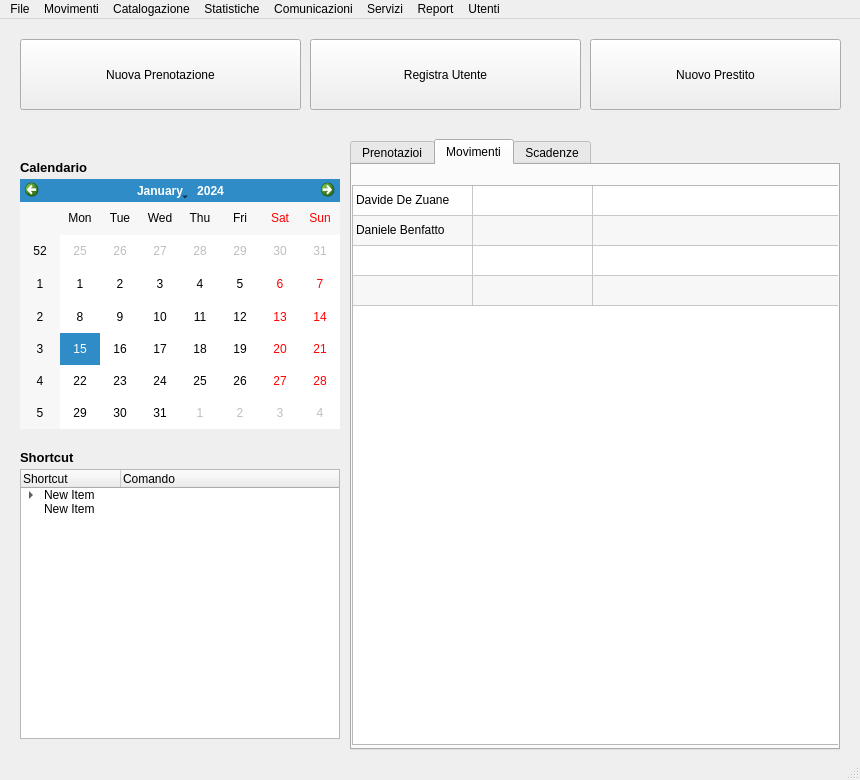
<?xml version="1.0" encoding="UTF-8"?>
<ui version="4.0">
 <class>Home</class>
 <widget class="QMainWindow" name="Home">
  <property name="geometry">
   <rect>
    <x>0</x>
    <y>0</y>
    <width>860</width>
    <height>780</height>
   </rect>
  </property>
  <property name="minimumSize">
   <size>
    <width>860</width>
    <height>780</height>
   </size>
  </property>
  <property name="maximumSize">
   <size>
    <width>860</width>
    <height>780</height>
   </size>
  </property>
  <property name="windowTitle">
   <string>MainWindow</string>
  </property>
  <widget class="QWidget" name="centralwidget">
   <widget class="QPushButton" name="new_service_reservation_button">
    <property name="geometry">
     <rect>
      <x>20</x>
      <y>20</y>
      <width>281</width>
      <height>71</height>
     </rect>
    </property>
    <property name="text">
     <string>Nuova Prenotazione</string>
    </property>
   </widget>
   <widget class="QPushButton" name="new_user_button">
    <property name="geometry">
     <rect>
      <x>310</x>
      <y>20</y>
      <width>271</width>
      <height>71</height>
     </rect>
    </property>
    <property name="text">
     <string>Registra Utente</string>
    </property>
   </widget>
   <widget class="QPushButton" name="new_loan_button">
    <property name="geometry">
     <rect>
      <x>590</x>
      <y>20</y>
      <width>251</width>
      <height>71</height>
     </rect>
    </property>
    <property name="text">
     <string>Nuovo Prestito</string>
    </property>
   </widget>
   <widget class="QCalendarWidget" name="service_reservation_calendar_widget">
    <property name="geometry">
     <rect>
      <x>20</x>
      <y>160</y>
      <width>320</width>
      <height>250</height>
     </rect>
    </property>
   </widget>
   <widget class="QLabel" name="shortcut_label">
    <property name="geometry">
     <rect>
      <x>20</x>
      <y>430</y>
      <width>61</width>
      <height>16</height>
     </rect>
    </property>
    <property name="font">
     <font>
      <pointsize>10</pointsize>
      <weight>75</weight>
      <bold>true</bold>
     </font>
    </property>
    <property name="text">
     <string>Shortcut</string>
    </property>
   </widget>
   <widget class="QTreeWidget" name="shortcut_treewidget">
    <property name="geometry">
     <rect>
      <x>20</x>
      <y>450</y>
      <width>320</width>
      <height>270</height>
     </rect>
    </property>
    <column>
     <property name="text">
      <string>Shortcut</string>
     </property>
    </column>
    <column>
     <property name="text">
      <string>Comando</string>
     </property>
    </column>
    <item>
     <property name="text">
      <string>New Item</string>
     </property>
     <item>
      <property name="text">
       <string>gg</string>
      </property>
      <property name="text">
       <string>bbbb</string>
      </property>
     </item>
    </item>
    <item>
     <property name="text">
      <string>New Item</string>
     </property>
    </item>
   </widget>
   <widget class="QTabWidget" name="main_tab_widget">
    <property name="geometry">
     <rect>
      <x>350</x>
      <y>120</y>
      <width>490</width>
      <height>611</height>
     </rect>
    </property>
    <property name="font">
     <font>
      <weight>50</weight>
      <italic>false</italic>
      <bold>false</bold>
      <underline>false</underline>
      <strikeout>false</strikeout>
     </font>
    </property>
    <property name="styleSheet">
     <string notr="true"/>
    </property>
    <property name="currentIndex">
     <number>1</number>
    </property>
    <widget class="QWidget" name="tab_3">
     <attribute name="title">
      <string>Prenotazioi</string>
     </attribute>
     <widget class="QTableWidget" name="reservation_table_widget">
      <property name="enabled">
       <bool>true</bool>
      </property>
      <property name="geometry">
       <rect>
        <x>0</x>
        <y>17</y>
        <width>490</width>
        <height>560</height>
       </rect>
      </property>
      <property name="sizePolicy">
       <sizepolicy hsizetype="Preferred" vsizetype="Preferred">
        <horstretch>40</horstretch>
        <verstretch>40</verstretch>
       </sizepolicy>
      </property>
      <property name="minimumSize">
       <size>
        <width>100</width>
        <height>200</height>
       </size>
      </property>
      <property name="sizeIncrement">
       <size>
        <width>0</width>
        <height>0</height>
       </size>
      </property>
      <property name="font">
       <font>
        <weight>50</weight>
        <bold>false</bold>
       </font>
      </property>
      <property name="tabletTracking">
       <bool>false</bool>
      </property>
      <property name="lineWidth">
       <number>1</number>
      </property>
      <property name="verticalScrollBarPolicy">
       <enum>Qt::ScrollBarAsNeeded</enum>
      </property>
      <property name="horizontalScrollBarPolicy">
       <enum>Qt::ScrollBarAlwaysOff</enum>
      </property>
      <property name="alternatingRowColors">
       <bool>true</bool>
      </property>
      <property name="rowCount">
       <number>5</number>
      </property>
      <attribute name="horizontalHeaderVisible">
       <bool>false</bool>
      </attribute>
      <attribute name="horizontalHeaderCascadingSectionResizes">
       <bool>false</bool>
      </attribute>
      <attribute name="horizontalHeaderDefaultSectionSize">
       <number>120</number>
      </attribute>
      <attribute name="horizontalHeaderHighlightSections">
       <bool>false</bool>
      </attribute>
      <attribute name="horizontalHeaderMinimumSectionSize">
       <number>30</number>
      </attribute>
      <attribute name="horizontalHeaderShowSortIndicator" stdset="0">
       <bool>false</bool>
      </attribute>
      <attribute name="horizontalHeaderStretchLastSection">
       <bool>true</bool>
      </attribute>
      <attribute name="verticalHeaderVisible">
       <bool>false</bool>
      </attribute>
      <attribute name="verticalHeaderCascadingSectionResizes">
       <bool>false</bool>
      </attribute>
      <attribute name="verticalHeaderHighlightSections">
       <bool>true</bool>
      </attribute>
      <attribute name="verticalHeaderShowSortIndicator" stdset="0">
       <bool>false</bool>
      </attribute>
      <attribute name="verticalHeaderStretchLastSection">
       <bool>false</bool>
      </attribute>
      <row>
       <property name="text">
        <string>New Row</string>
       </property>
      </row>
      <row>
       <property name="text">
        <string>New Row</string>
       </property>
      </row>
      <row>
       <property name="text">
        <string>New Row</string>
       </property>
      </row>
      <row>
       <property name="text">
        <string>New Row</string>
       </property>
      </row>
      <row>
       <property name="text">
        <string>New Row</string>
       </property>
      </row>
      <column>
       <property name="text">
        <string>Nome</string>
       </property>
       <property name="font">
        <font>
         <weight>75</weight>
         <bold>true</bold>
        </font>
       </property>
       <property name="textAlignment">
        <set>AlignLeading|AlignBottom</set>
       </property>
      </column>
      <column>
       <property name="text">
        <string>Data</string>
       </property>
       <property name="font">
        <font>
         <weight>75</weight>
         <bold>true</bold>
        </font>
       </property>
      </column>
      <column>
       <property name="text">
        <string>Fascia Oraria</string>
       </property>
       <property name="font">
        <font>
         <weight>75</weight>
         <bold>true</bold>
        </font>
       </property>
      </column>
      <column>
       <property name="text">
        <string>Posto</string>
       </property>
       <property name="font">
        <font>
         <weight>75</weight>
         <bold>true</bold>
        </font>
       </property>
      </column>
      <item row="0" column="0">
       <property name="text">
        <string>Began Bajrami</string>
       </property>
       <property name="textAlignment">
        <set>AlignLeading|AlignVCenter</set>
       </property>
      </item>
      <item row="0" column="1">
       <property name="text">
        <string/>
       </property>
      </item>
      <item row="0" column="2">
       <property name="text">
        <string/>
       </property>
      </item>
      <item row="0" column="3">
       <property name="text">
        <string/>
       </property>
      </item>
      <item row="1" column="0">
       <property name="text">
        <string>Davide De Zuane</string>
       </property>
      </item>
      <item row="1" column="1">
       <property name="text">
        <string/>
       </property>
      </item>
      <item row="1" column="2">
       <property name="text">
        <string/>
       </property>
      </item>
      <item row="1" column="3">
       <property name="text">
        <string/>
       </property>
      </item>
      <item row="2" column="0">
       <property name="text">
        <string>Pietro SMUSI</string>
       </property>
      </item>
      <item row="2" column="1">
       <property name="text">
        <string/>
       </property>
      </item>
      <item row="2" column="2">
       <property name="text">
        <string/>
       </property>
      </item>
      <item row="2" column="3">
       <property name="text">
        <string/>
       </property>
      </item>
      <item row="3" column="0">
       <property name="text">
        <string>Chiara Gobbi</string>
       </property>
      </item>
      <item row="4" column="0">
       <property name="text">
        <string>Ben Fatto Da Ni Ele</string>
       </property>
      </item>
     </widget>
    </widget>
    <widget class="QWidget" name="tab_4">
     <attribute name="title">
      <string>Movimenti</string>
     </attribute>
     <widget class="QTableWidget" name="reservation_table_widget_2">
      <property name="enabled">
       <bool>true</bool>
      </property>
      <property name="geometry">
       <rect>
        <x>0</x>
        <y>20</y>
        <width>490</width>
        <height>560</height>
       </rect>
      </property>
      <property name="sizePolicy">
       <sizepolicy hsizetype="Preferred" vsizetype="Preferred">
        <horstretch>40</horstretch>
        <verstretch>40</verstretch>
       </sizepolicy>
      </property>
      <property name="minimumSize">
       <size>
        <width>100</width>
        <height>200</height>
       </size>
      </property>
      <property name="sizeIncrement">
       <size>
        <width>0</width>
        <height>0</height>
       </size>
      </property>
      <property name="tabletTracking">
       <bool>false</bool>
      </property>
      <property name="lineWidth">
       <number>1</number>
      </property>
      <property name="verticalScrollBarPolicy">
       <enum>Qt::ScrollBarAsNeeded</enum>
      </property>
      <property name="horizontalScrollBarPolicy">
       <enum>Qt::ScrollBarAlwaysOff</enum>
      </property>
      <property name="alternatingRowColors">
       <bool>true</bool>
      </property>
      <property name="rowCount">
       <number>4</number>
      </property>
      <attribute name="horizontalHeaderVisible">
       <bool>false</bool>
      </attribute>
      <attribute name="horizontalHeaderCascadingSectionResizes">
       <bool>false</bool>
      </attribute>
      <attribute name="horizontalHeaderDefaultSectionSize">
       <number>120</number>
      </attribute>
      <attribute name="horizontalHeaderHighlightSections">
       <bool>false</bool>
      </attribute>
      <attribute name="horizontalHeaderMinimumSectionSize">
       <number>30</number>
      </attribute>
      <attribute name="horizontalHeaderShowSortIndicator" stdset="0">
       <bool>false</bool>
      </attribute>
      <attribute name="horizontalHeaderStretchLastSection">
       <bool>true</bool>
      </attribute>
      <attribute name="verticalHeaderVisible">
       <bool>false</bool>
      </attribute>
      <attribute name="verticalHeaderCascadingSectionResizes">
       <bool>false</bool>
      </attribute>
      <attribute name="verticalHeaderHighlightSections">
       <bool>true</bool>
      </attribute>
      <attribute name="verticalHeaderShowSortIndicator" stdset="0">
       <bool>false</bool>
      </attribute>
      <attribute name="verticalHeaderStretchLastSection">
       <bool>false</bool>
      </attribute>
      <row>
       <property name="text">
        <string>New Row</string>
       </property>
      </row>
      <row>
       <property name="text">
        <string>New Row</string>
       </property>
      </row>
      <row>
       <property name="text">
        <string>New Row</string>
       </property>
      </row>
      <row>
       <property name="text">
        <string>New Row</string>
       </property>
      </row>
      <column>
       <property name="text">
        <string>Movimento</string>
       </property>
       <property name="font">
        <font>
         <weight>75</weight>
         <bold>true</bold>
        </font>
       </property>
       <property name="textAlignment">
        <set>AlignHCenter|AlignBottom</set>
       </property>
      </column>
      <column>
       <property name="text">
        <string>Utente</string>
       </property>
       <property name="font">
        <font>
         <weight>75</weight>
         <bold>true</bold>
        </font>
       </property>
      </column>
      <column>
       <property name="text">
        <string>Documento</string>
       </property>
       <property name="font">
        <font>
         <weight>75</weight>
         <bold>true</bold>
        </font>
       </property>
      </column>
      <item row="0" column="0">
       <property name="text">
        <string>Davide De Zuane</string>
       </property>
       <property name="textAlignment">
        <set>AlignLeading|AlignVCenter</set>
       </property>
      </item>
      <item row="1" column="0">
       <property name="text">
        <string>Daniele Benfatto</string>
       </property>
      </item>
     </widget>
    </widget>
    <widget class="QWidget" name="tab_5">
     <attribute name="title">
      <string>Scadenze</string>
     </attribute>
     <widget class="QTableWidget" name="reservation_table_widget_3">
      <property name="enabled">
       <bool>true</bool>
      </property>
      <property name="geometry">
       <rect>
        <x>0</x>
        <y>20</y>
        <width>491</width>
        <height>541</height>
       </rect>
      </property>
      <property name="sizePolicy">
       <sizepolicy hsizetype="Preferred" vsizetype="Preferred">
        <horstretch>40</horstretch>
        <verstretch>40</verstretch>
       </sizepolicy>
      </property>
      <property name="minimumSize">
       <size>
        <width>100</width>
        <height>200</height>
       </size>
      </property>
      <property name="sizeIncrement">
       <size>
        <width>0</width>
        <height>0</height>
       </size>
      </property>
      <property name="tabletTracking">
       <bool>false</bool>
      </property>
      <property name="lineWidth">
       <number>1</number>
      </property>
      <property name="verticalScrollBarPolicy">
       <enum>Qt::ScrollBarAsNeeded</enum>
      </property>
      <property name="horizontalScrollBarPolicy">
       <enum>Qt::ScrollBarAlwaysOff</enum>
      </property>
      <property name="alternatingRowColors">
       <bool>true</bool>
      </property>
      <property name="rowCount">
       <number>4</number>
      </property>
      <attribute name="horizontalHeaderVisible">
       <bool>false</bool>
      </attribute>
      <attribute name="horizontalHeaderCascadingSectionResizes">
       <bool>false</bool>
      </attribute>
      <attribute name="horizontalHeaderDefaultSectionSize">
       <number>120</number>
      </attribute>
      <attribute name="horizontalHeaderHighlightSections">
       <bool>false</bool>
      </attribute>
      <attribute name="horizontalHeaderMinimumSectionSize">
       <number>30</number>
      </attribute>
      <attribute name="horizontalHeaderShowSortIndicator" stdset="0">
       <bool>false</bool>
      </attribute>
      <attribute name="horizontalHeaderStretchLastSection">
       <bool>true</bool>
      </attribute>
      <attribute name="verticalHeaderVisible">
       <bool>false</bool>
      </attribute>
      <attribute name="verticalHeaderCascadingSectionResizes">
       <bool>false</bool>
      </attribute>
      <attribute name="verticalHeaderHighlightSections">
       <bool>true</bool>
      </attribute>
      <attribute name="verticalHeaderShowSortIndicator" stdset="0">
       <bool>false</bool>
      </attribute>
      <attribute name="verticalHeaderStretchLastSection">
       <bool>false</bool>
      </attribute>
      <row>
       <property name="text">
        <string>New Row</string>
       </property>
      </row>
      <row>
       <property name="text">
        <string>New Row</string>
       </property>
      </row>
      <row>
       <property name="text">
        <string>New Row</string>
       </property>
      </row>
      <row>
       <property name="text">
        <string>New Row</string>
       </property>
      </row>
      <column>
       <property name="text">
        <string>Utente</string>
       </property>
       <property name="font">
        <font>
         <weight>75</weight>
         <bold>true</bold>
        </font>
       </property>
       <property name="textAlignment">
        <set>AlignHCenter|AlignBottom</set>
       </property>
      </column>
      <column>
       <property name="text">
        <string>Documento</string>
       </property>
       <property name="font">
        <font>
         <weight>75</weight>
         <bold>true</bold>
        </font>
       </property>
      </column>
      <column>
       <property name="text">
        <string>Prorogato</string>
       </property>
       <property name="font">
        <font>
         <weight>75</weight>
         <bold>true</bold>
        </font>
       </property>
      </column>
      <item row="0" column="0">
       <property name="text">
        <string>Davide De Zuane</string>
       </property>
       <property name="textAlignment">
        <set>AlignLeading|AlignVCenter</set>
       </property>
      </item>
      <item row="1" column="0">
       <property name="text">
        <string>Daniele Benfatto</string>
       </property>
      </item>
      <item row="2" column="0">
       <property name="text">
        <string>Began Bajrami</string>
       </property>
      </item>
      <item row="2" column="1">
       <property name="text">
        <string/>
       </property>
      </item>
      <item row="2" column="2">
       <property name="text">
        <string/>
       </property>
      </item>
      <item row="3" column="0">
       <property name="text">
        <string>Chiara Gobbi</string>
       </property>
      </item>
     </widget>
    </widget>
   </widget>
   <widget class="QLabel" name="label">
    <property name="geometry">
     <rect>
      <x>20</x>
      <y>140</y>
      <width>121</width>
      <height>16</height>
     </rect>
    </property>
    <property name="font">
     <font>
      <pointsize>10</pointsize>
      <weight>75</weight>
      <bold>true</bold>
     </font>
    </property>
    <property name="text">
     <string>Calendario</string>
    </property>
   </widget>
  </widget>
  <widget class="QMenuBar" name="menubar">
   <property name="geometry">
    <rect>
     <x>0</x>
     <y>0</y>
     <width>860</width>
     <height>21</height>
    </rect>
   </property>
   <widget class="QMenu" name="menuFile">
    <property name="title">
     <string>File</string>
    </property>
    <addaction name="actionModifica"/>
   </widget>
   <widget class="QMenu" name="menuCatalogazione">
    <property name="title">
     <string>Catalogazione</string>
    </property>
   </widget>
   <widget class="QMenu" name="menuStatistiche">
    <property name="title">
     <string>Statistiche</string>
    </property>
   </widget>
   <widget class="QMenu" name="menuComunicazioni">
    <property name="title">
     <string>Comunicazioni</string>
    </property>
   </widget>
   <widget class="QMenu" name="menuServizi">
    <property name="title">
     <string>Servizi</string>
    </property>
   </widget>
   <widget class="QMenu" name="menuReport">
    <property name="title">
     <string>Report</string>
    </property>
   </widget>
   <widget class="QMenu" name="menuUtenti">
    <property name="title">
     <string>Utenti</string>
    </property>
   </widget>
   <widget class="QMenu" name="menuMovimenti_2">
    <property name="title">
     <string>Movimenti</string>
    </property>
   </widget>
   <addaction name="menuFile"/>
   <addaction name="menuMovimenti_2"/>
   <addaction name="menuCatalogazione"/>
   <addaction name="menuStatistiche"/>
   <addaction name="menuComunicazioni"/>
   <addaction name="menuServizi"/>
   <addaction name="menuReport"/>
   <addaction name="menuUtenti"/>
  </widget>
  <widget class="QStatusBar" name="statusbar"/>
  <action name="actionModifica">
   <property name="text">
    <string>Modifica</string>
   </property>
  </action>
 </widget>
 <resources/>
 <connections/>
</ui>
